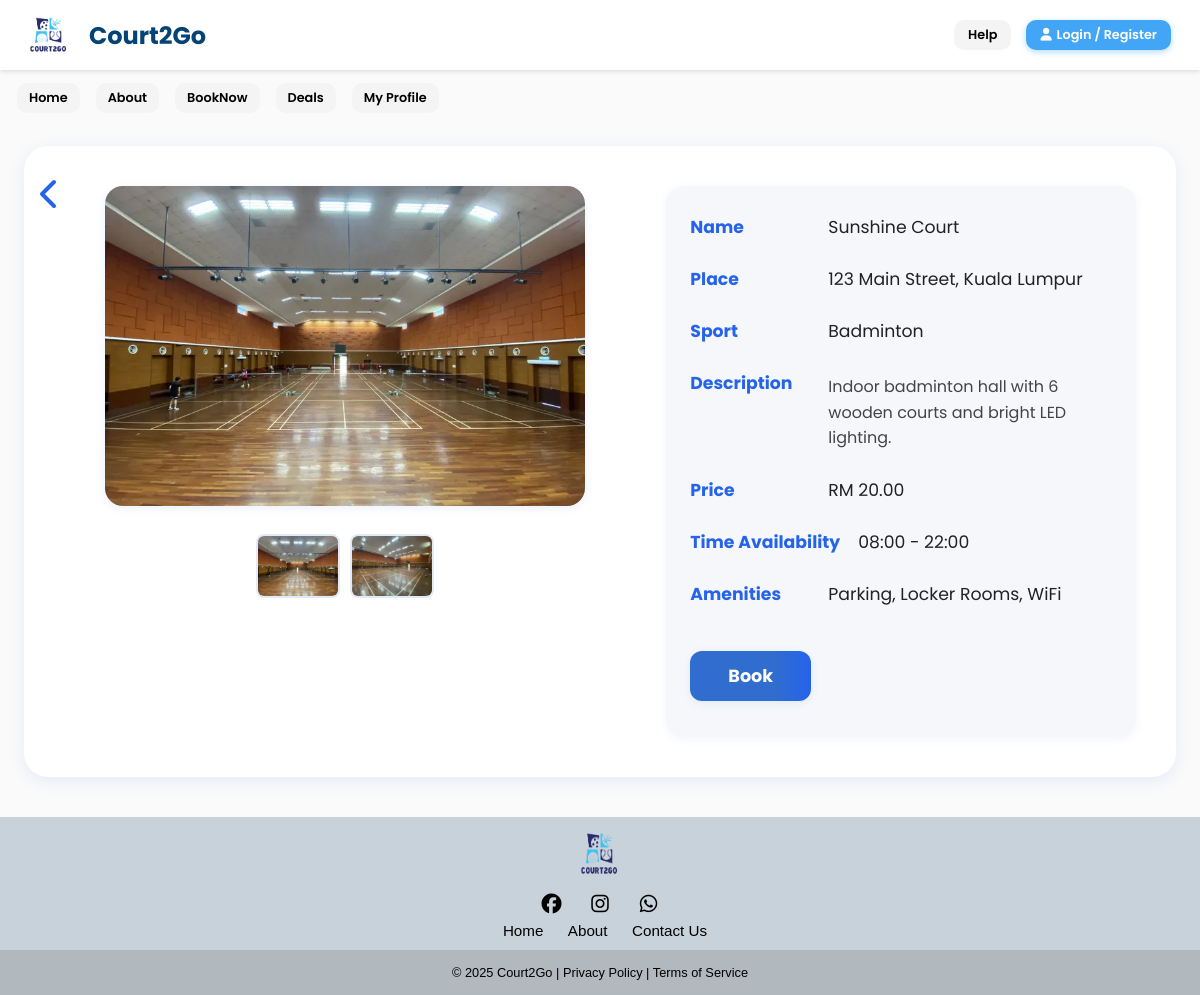
/venue_details.php?id=1, run on the app's committed database.
### tables this page shows
CREATE TABLE IF NOT EXISTS venues (
    id INT AUTO_INCREMENT PRIMARY KEY,
    name VARCHAR(100) NOT NULL,
    sport_category VARCHAR(50) NOT NULL,
    description TEXT,
    location VARCHAR(150),
    price DECIMAL(10,2) NOT NULL,
    time_availability VARCHAR(100) NOT NULL,
    amenities TEXT,
    created_at TIMESTAMP DEFAULT CURRENT_TIMESTAMP
);

### venue_details.php (the view, shortened to what this page needs)
<?php
$conn = new mysqli("localhost", "root", "", "assignment_db");
$venue_id = isset($_GET['id']) ? intval($_GET['id']) : 0;
$venue_sql = "SELECT v.id, v.name, v.sport_category, v.description, v.location, v.price, v.time_availability, v.amenities
              FROM venues v WHERE v.id = $venue_id LIMIT 1";
$venue_result = $conn->query($venue_sql);
$venue = $venue_result && $venue_result->num_rows > 0 ? $venue_result->fetch_assoc() : null;
$images = [];
$image_sql = "SELECT image_path FROM venue_images WHERE venue_id = $venue_id";
$image_result = $conn->query($image_sql);
if ($image_result && $image_result->num_rows > 0) {
    while ($row = $image_result->fetch_assoc()) {
        $images[] = $row['image_path'];
    }
}
?>
<html>
<head>
    <link rel="stylesheet" href="./Styles/venue_details.css"/>
</head>
<body>
    <?php include('./Includes/header.php'); ?>
    <?php include('./Includes/navigation.php'); ?>
    <div class="venue-details-container">
        <?php if ($venue): ?>
            <a href="booking_main.php" class="venue-back-btn" title="Back">
            <svg width="48" height="48" viewBox="0 0 48 48" fill="none">
                <path d="M30 12L18 24L30 36" stroke="#2563eb" stroke-width="4" stroke-linecap="round" stroke-linejoin="round"/>
            </svg>
        </a>
        <div class="venue-details-main">
            <div class="venue-details-gallery">
                <?php if ($images): ?>
                    <img class="venue-main-img" src="<?php echo htmlspecialchars($images[0]); ?>" alt="Venue Image">
                    <div class="venue-img-thumbs">
                        <?php foreach ($images as $img): ?>
                            <img src="<?php echo htmlspecialchars($img); ?>" alt="Venue Image">
                        <?php endforeach; ?>
                    </div>
                <?php else: ?>
                    <img class="venue-main-img" src="./Assets/venues/default.jpg" alt="Venue Image">
                <?php endif; ?>
            </div>
            <div class="venue-details-info">
                <div class="venue-info-row">
                    <span class="venue-label">Name</span>
                    <span class="venue-value"><?php echo htmlspecialchars($venue['name']); ?></span>
                </div>
                <div class="venue-info-row">
                    <span class="venue-label">Place</span>
                    <span class="venue-value"><?php echo htmlspecialchars($venue['location']); ?></span>
                </div>
                <div class="venue-info-row">
                    <span class="venue-label">Sport</span>
                    <span class="venue-value"><?php echo htmlspecialchars($venue['sport_category']); ?></span>
                </div>
                <div class="venue-info-row venue-desc-row">
                    <span class="venue-label">Description</span>
                    <span class="venue-value"><?php echo htmlspecialchars($venue['description']); ?></span>
                </div>
                <div class="venue-info-row">
                    <span class="venue-label">Price</span>
                    <span class="venue-value">RM <?php echo htmlspecialchars($venue['price']); ?></span>
                </div>
                <div class="venue-info-row">
                    <span class="venue-label">Time Availability</span>
                    <span class="venue-value"><?php echo htmlspecialchars($venue['time_availability']); ?></span>
                </div>
                <div class="venue-info-row">
                    <span class="venue-label">Amenities</span>
                    <span class="venue-value"><?php echo htmlspecialchars($venue['amenities']); ?></span>
                </div>
                <div class="venue-info-row">
                    <a href="payment.php?court_id=<?php echo $venue['id']; ?>" class="venue-book-btn">Book</a>
                </div>
            </div>
        </div>
        <?php else: ?>
            <div style="text-align:center; padding:40px;">Venue not found.</div>
        <?php endif; ?>
    </div>
    <?php include('./Includes/footer.php'); ?>
</body>
</html>

### Includes/header.php (shortened to what this page needs)
<?php
$userId = $_SESSION['user_id'] ?? null;
?>
<header class="header-container">
    <link rel="stylesheet" href="./Styles/includes.css"/>
    <div class="header-left">
        <div class="logo-header">
            <img src="./Assets/other/logo.png" alt="logo" id="logo-btn" onclick="mainBtn()">
            <h1 id="main-btn" onclick="mainBtn()">Court2Go</h1>
        </div>
    </div>
    <div class="nav-header">
        <a href="support.php" id="help-btn">Help</a>
        <?php if ($userId): ?>
            <a href="loginandregister.php" id="logout-btn">
                <i class="fa-solid fa-sign-out-alt" style="padding-right:5px;"></i>Logout
            </a>
        <?php else: ?>
            <a href="loginandregister.php" id="logIn-btn">
            </a>
        <?php endif; ?>
    </div>
</header>

### Includes/navigation.php (shortened to what this page needs)
<header class="navbar-container">
    <link rel="stylesheet" href="./Styles/includes.css"/>
    <a href="main.php" class="nav-link">Home</a>
    <a href="about.php" class="nav-link">About</a>
    <a href="booking_main.php" class="nav-link" >BookNow</a>
    <a href="deals.php" class="nav-link">Deals</a>
    <a href="profile.php" class="nav-link">My Profile</a>
</header>

### Includes/footer.php (shortened to what this page needs)
<footer class="footer">
    <div class="footer-logo">
        <img src=".\Assets\other\logo.png" alt="logo">
    </div>
    <div class="footer-icons">
        <a href="https://www.facebook.com/" target="_self"><i class="fa-brands fa-facebook fa-lg"></i></a>
        <a href="https://www.instagram.com/" target="_self"><i class="fa-brands fa-instagram fa-lg"></i></a>
        <a href="https://web.whatsapp.com/" target="_self"><i class="fa-brands fa-whatsapp fa-lg"></i></a>
    </div>
    <div class="footer-links">
        <a href="main.php">Home</a>
        <a href="about.php">About</a>
        <a href="support.php">Contact Us</a>
    </div>
    <div class="footer-bottom">
        &copy; 2025 Court2Go | Privacy Policy | Terms of Service
    </div>
</footer>

### Styles/venue_details.css (style rules this page uses)
body { font-family: Arial, sans-serif; margin: 0; background: #f5f7fa; color: #222; }
.venue-details-container { position: relative; max-width: 1200px; margin: 20px auto 40px auto; padding: 0 24px; }
.venue-back-btn { position: absolute; top: 24px; left: 24px; z-index: 10; background: none; border: none; padding: 0; cursor: pointer; display: flex; align-items: center; transition: transform 0.18s; }
.venue-details-main { display: flex; gap: 40px; background: #fff; border-radius: 24px; box-shadow: 0 4px 16px rgba(37, 99, 235, 0.1); padding: 40px; align-items: flex-start; }
.venue-details-gallery { flex: 2; display: flex; flex-direction: column; align-items: center; gap: 18px; }
.venue-main-img { width: 100%; max-width: 480px; height: 320px; object-fit: cover; border-radius: 18px; box-shadow: 0 2px 8px rgba(37, 99, 235, 0.1); background: #e9f1ff; }
.venue-img-thumbs { display: flex; gap: 10px; margin-top: 10px; flex-wrap: wrap; justify-content: center; }
.venue-img-thumbs img { width: 80px; height: 60px; object-fit: cover; border-radius: 8px; cursor: pointer; border: 2px solid #e3eaf7; transition: border 0.18s; }
.venue-details-info { flex: 1.5; display: flex; flex-direction: column; gap: 18px; background: #f5f7fa; border-radius: 18px; padding: 28px 24px; box-shadow: 0 2px 8px rgba(37, 99, 235, 0.07); }
.venue-info-row { display: flex; align-items: center; gap: 18px; margin-bottom: 8px; }
.venue-label { min-width: 120px; font-weight: 700; color: #2563eb; font-size: 1.08rem; }
.venue-value { font-size: 1.08rem; color: #222; word-break: break-word; }
.venue-desc-row { align-items: flex-start; }
.venue-desc-row .venue-value { font-size: 1rem; color: #444; line-height: 1.6; margin-top: 4px; }
.venue-book-btn { display: inline-block; background: linear-gradient(90deg, #306dcf 70%, #2563eb 100%); color: #fff; font-weight: 700; font-size: 1.1rem; padding: 12px 38px; border-radius: 12px; text-decoration: none; margin-top: 18px; box-shadow: 0 2px 8px rgba(37, 99, 235, 0.09); transition: background 0.18s, box-shadow 0.18s; border: none; text-align: center; }

### Styles/includes.css (style rules this page uses)
body { font-family: "Poppins", sans-serif; background-color: #fafafa; display: flex; flex-direction: column; min-height: 100vh; margin: 0; padding: 0; }
.header-container { display: flex; align-items: center; justify-content: space-between; padding: 0 2vw; background: #fff; min-height: 70px; box-shadow: 0 2px 4px rgba(0, 0, 0, 0.1); }
.header-left { display: flex; align-items: center; gap: 10px; }
.logo-header { display: flex; align-items: center; gap: 10px; }
.logo-header img { width: 50px; height: auto; }
.logo-header h1 { margin-left: 5px; font-size: 1.5rem; font-weight: 700; color: #044375; }
.nav-header, .navbar-container, .top-links { display: flex; gap: 15px; margin: 5px; }
.nav-header a, .navbar-container a, .top-links a { font-size: 0.8rem; font-weight: 600; text-decoration: none; color: black; padding: 6px 14px; border-radius: 10px; background-color: #f4f4f4; transition: all 0.25s ease; }
#logIn-btn { color: white; background-color: #42a5f5; box-shadow: 0 2px 6px rgba(66, 165, 245, 0.4); }
.navbar-container { gap: 16px; justify-content: left; background-color: #f8f8f889; padding: 8px 0; padding-left: 12px; box-shadow: 0 2px 4px rgba(0, 0, 0, 0.05); }
.navbar-container a { font-size: 0.8rem; font-weight: 600; color: black; padding: 6px 12px; border-radius: 10px; transition: background-color 0.25s ease; }
.footer { background-color: #c8d2da; color: black; text-align: center; padding-top: 12px; font-family: Arial, sans-serif; }
.footer, .footer-bottom { position-anchor: bottom; width: 100%; margin-top: auto; }
.footer-logo img { width: 50px; height: 50px; margin-bottom: 15px; }
.footer-links { padding: 10px; padding-left: 20px; }
.footer-links a { color: black; margin: 0 10px; text-decoration: none; font-weight: 500; font-size: 0.95rem; }
.footer-bottom { font-size: 0.8rem; background-color: #b1b8be; background-size: cover; padding-top: 15px; padding-bottom: 15px; text-align: center; }
@media (min-width: 769px) { .navbar-container { position: static; flex-direction: row; display: flex !important; box-shadow: none; background: transparent; } }

### Includes/footer.php (style rules this page uses)
.footer-icons i { width: 28px; margin: 0 8px; color: black; vertical-align: middle; transition: transform 0.3s ease, opacity 0.3s ease; }

### data on the page
venues: name "Sunshine Court", location "123 Main Street, Kuala Lumpur", sport_category "Badminton", description "Indoor badminton hall with 6 wooden courts and bright LED lighting.", price "20.00", time_availability "08:00 - 22:00", amenities "Parking, Locker Rooms, WiFi"
